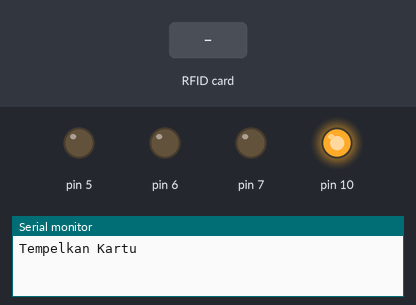
Simulated run of this sketch. Board: Arduino Uno, built with avr-gcc and run on an emulated ATmega328P. Parts: output pins drawn as LEDs (lit = HIGH), the last lines printed to the serial monitor. The test bench sets the inputs (shaded band).

Above: at 1.2 s.
1.3 s: RFID card 5E 7A 19 C4 held to the reader
At 2.1 s:
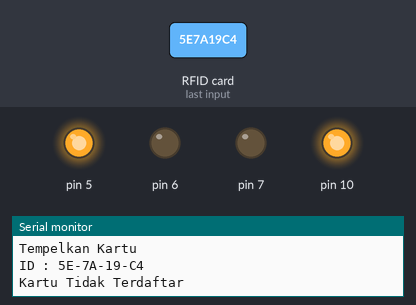
Timing chart, 0 to 4.3 s (numbered marks = the images above; inputs shaded):
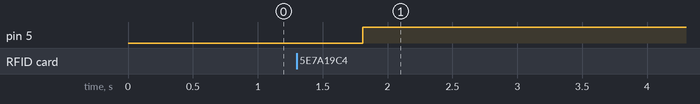

The sketch:

rfid_stm32.ino
```cpp
/*/
 * A9  to RX USBTTL
 * A10 to TX USBTTL
 * PB0 to RESET
 * PB1 to SDA / SS
 * PA5 to CLK
 * PA6 to MISO
 * PA7 to MOSI
 * Tekan Reset sebelum Upload
 * Pilih Board    :fake STM32F10
 * Upload methode :Serial
 */

/* RFID dengan SMT32
 *  reader detek kartu yg terdaftar
 lampu akan ijo
 *  jika ga terdaftar lampu akan merah
 *  Transisi tiap dari terdaftar ke
 tidak terdaftar akan menyalakan kuning
 lalu mematikannya,
 *  tapi jika kondisi
 terdaftar atau tidak terdaftar lebih
 dari 1kali maka tidak ada transisi
 lampu kuning
 */
#include <SPI.h>
#include <MFRC522.h>

#define SS_PIN PB1 //SDA
#define RST_PIN PB0 //Reset

String id;

MFRC522 reader(SS_PIN, RST_PIN);

//led display
int r = PB5;
int y = PB6;
int g = PB7;

bool green = false;
bool red = false;
void setup() {
  // put your setup code here, to run once:
  Serial.begin(115200);
  SPI.begin();
  reader.PCD_Init();
  Serial.println("Tempelkan Kartu");

  pinMode(r, OUTPUT);
  pinMode(y, OUTPUT);
  pinMode(g, OUTPUT);

  digitalWrite(r, LOW);
  digitalWrite(y, LOW);
  digitalWrite(g, LOW);
}

void loop() {
  // put your main code here, to run repeatedly:
    if(reader.PICC_IsNewCardPresent()){
      readRFID();
      delay(500);
      if(id == "6A-A7-D5-80"){
        green = true;
        Serial.print("ID : ");
        Serial.println(id);
        Registered();
      }
      else if (id == "4A-51-6E-AE"){
        green = true;
        Serial.print("ID : ");
        Serial.println(id);
        Registered();
      }
      else {
        red = true;
        Serial.print("ID : ");
        Serial.println(id);
        NotRegistered();
      }
    }
}

void readRFID(){
  reader.PICC_ReadCardSerial();
  id = String(reader.uid.uidByte[0], HEX) + "-" +
       String(reader.uid.uidByte[1], HEX) + "-" +
       String(reader.uid.uidByte[2], HEX) + "-" +
       String(reader.uid.uidByte[3], HEX);
       id.toUpperCase();
}

void Registered(){
  if(green && red == false){
    digitalWrite(r, LOW);
    digitalWrite(y, LOW);
    digitalWrite(g, HIGH);
  }else if(green && red){
    digitalWrite(r, LOW);
    digitalWrite(y, HIGH);
    delay(250);
    digitalWrite(y, LOW);
    digitalWrite(g, HIGH);
    red = 0;
  }
  Serial.println("Kartu  Terdaftar");
  Serial.println();
}

void NotRegistered(){
    if(green == false && red){
    digitalWrite(r, HIGH);
    digitalWrite(y, LOW);
    digitalWrite(g, LOW);
  }else if(green && red){
    digitalWrite(g, LOW);
    digitalWrite(y, HIGH);
    delay(250);
    digitalWrite(y, LOW);
    digitalWrite(r, HIGH);
    green = 0;
  }

  Serial.println("Kartu Tidak Terdaftar");
  Serial.println();
}
```

Measured:
- after the input at 1.3 s, pin 5: LOW → HIGH after 0.51 s
